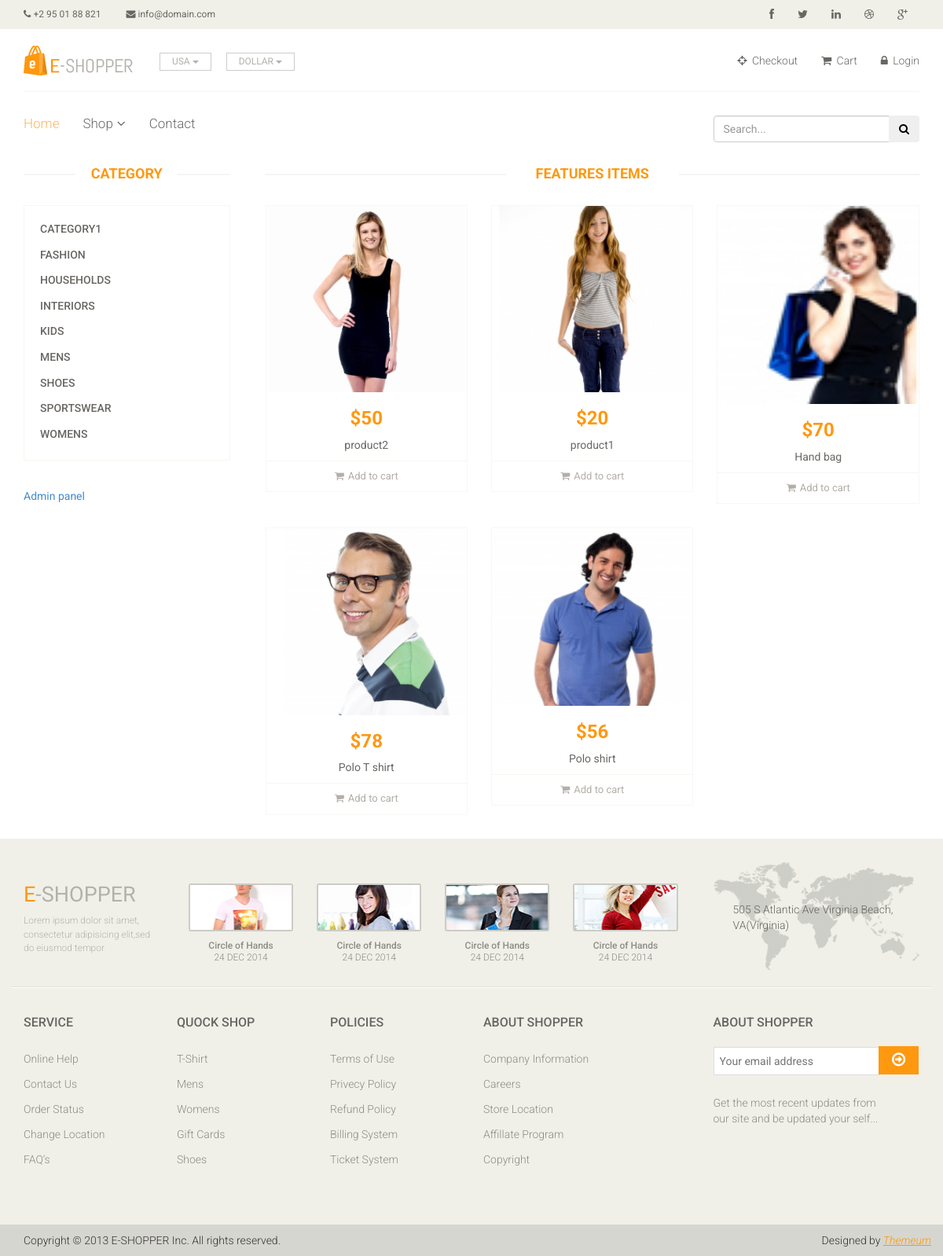
The page / on the database its author committed.
### eshopper/models.py (models this page shows, shortened)
class Category(models.Model):
	name = models.CharField(max_length=100,db_index=True)
	slug = models.SlugField(max_length=100, db_index=True, unique=True)
	parent_id = models.ForeignKey('self',db_index=True, blank=True, null=True)
	created_date = models.DateTimeField(auto_now_add=True)
	modify_date = models.DateTimeField(auto_now=True)
	created_by = models.ForeignKey(User, related_name='Category_created_by',
								   default=True)
	modified_by = models.ForeignKey(User, related_name='Category_modified_by',
									default=True)
	class Meta:
		ordering = ['name']
		verbose_name = 'category'
		verbose_name_plural = 'Categories'
	def get_absolute_url(self):
		return reverse('eshopper:product_list_by_category', args=[self.slug])

class Product(models.Model):
	name = models.CharField(max_length=100)
	slug = models.SlugField(max_length=100, db_index=True, unique=True)
	category = models.ForeignKey(Category, related_name='Products',
								 on_delete=models.CASCADE)
	short_description = RichTextField(max_length=100)
	long_description = RichTextField(blank=True, null=True)
	price = models.DecimalField(max_digits=14,decimal_places=0)
	special_price = models.DecimalField(max_digits=14,decimal_places=2,
										blank=True,null=True)
	special_price_from = models.DateField(null=True, blank=True)
	special_price_to = models.DateField(null=True, blank=True)
	quantity = models.PositiveIntegerField(default=0)
	available = models.BooleanField(default=False)
	created_by = models.ForeignKey(User, related_name='Product_created_by',
								   default=True)
	created_date = models.DateTimeField(auto_now_add=True)
	modified_by = models.ForeignKey(User, related_name='Product_modified_by',
									default=True)
	modified_date = models.DateTimeField(auto_now=True)
	class Meta:
		ordering = ['-created_date']
		index_together = (('id', 'slug'),)
	def get_absolute_url(self):
		return reverse('eshopper:product_detail',
						args=[self.id, self.slug])
	def get_product_images(self):
		return self.product_images.all()

class Product_images(models.Model):
	image_name = models.CharField(max_length=100)
	product = models.ForeignKey(Product, on_delete = models.CASCADE,
								db_index=True,
								related_name='product_images')
	created_date = models.DateTimeField(auto_now_add=True)
	modify_date = models.DateTimeField(auto_now=True)
	image = models.ImageField(upload_to='products/')

### eshopper/views.py (the view)
# urls.py: url(r'^$', views.product_list, name='product_list'),
def product_list(request, category_slug=None):
	category = None
	categories = Category.objects.all()
	products = Product.objects.filter(available=True)
	if category_slug:
		category = get_object_or_404(Category, slug=category_slug)
		products = products.filter(category=category)
	return render(request, 'eshopper/list.html',
				 {'category': category,
				  'categories': categories,
				  'products':products})

### eshopper/templates/eshopper/list.html (shortened to what this page needs)
{% extends "eshopper/base.html" %}
{% load static %}
{% block content %}
<section>
 <div class="container">
  <div class="row">
   <div class="col-sm-3">
    <div class="left-sidebar">
	 <h2>Category</h2>
	  <div class="panel-group category-products" id="accordian">
	   {% for c in categories %}
	    <div class="panel panel-default">
	     <div class="panel-heading">
		    <h4 class="panel-title">
		   <a href="{{ c.get_absolute_url }}">{{ c.name }}</a>
		  </h4>
		 </div>
	    </div>
	   {% endfor %}
	  </div>
	</div>
	<a href="/admin">Admin panel</a>
  </div>
   <div class="col-sm-9 padding-right">
    <div class="features_items">
     <h2 class="title text-center">Features Items</h2>
     {% for product in products %}
     <div class="col-sm-4">
	  <div class="product-image-wrapper">
	   <div class="single-products">
	    <div class="productinfo text-center">
	     <a href="{{ product.get_absolute_url }}">
	     	<img src="{% if product.get_product_images %}
	     			  {{ product.get_product_images.0.image.url }}
	     			  {% else %}
					  {% static 'images/404/404.png' %}
					  {% endif %}">
		 </a>
		 <h2>${{ product.price }}</h2>
		 <a href="{{ product.get_absolute_url }}"><p>{{ product.name }}</p></a>
		 <div class="choose">
		  <ul class="nav nav-pills nav-justified">
		   <li><a><i class="fa fa-shopping-cart"></i>Add to cart</a></li>
		  </ul>
		 </div>
		 <div class="product-overlay">
		  <div class="overlay-content">
		  </div>
	     </div>
	    </div>
	   </div>
	  </div>
	 </div>
     {% endfor %}
    </div>
   </div>
  </div>
 </div>
</section>
{% endblock content %}

### eshopper/static/css/main.css (style rules this page uses)
body { font-family: 'Roboto', sans-serif; background:; position: relative; font-weight:400px; }
ul li { list-style: none; }
a { -webkit-transition: 300ms; -moz-transition: 300ms; -o-transition: 300ms; transition: 300ms; }
h1, h2, h3, h4, h5, h6 { font-family: 'Roboto', sans-serif; }
.category-products { border: 1px solid #F7F7F0; margin-bottom: 35px; padding-bottom: 20px; padding-top: 15px; }
.left-sidebar h2, .brands_products h2 { color: #FE980F; font-family: 'Roboto', sans-serif; font-size: 18px; font-weight: 700; margin: 0 auto 30px; text-align: center; text-transform: uppercase; position: relative; z-index:3; }
.left-sidebar h2:after, h2.title:after { content: " "; position: absolute; border: 1px solid #f5f5f5; bottom:8px; left: 0; width: 100%; height: 0; z-index: -2; }
.left-sidebar h2:before { content: " "; position: absolute; background: #fff; bottom: -6px; width: 130px; height: 30px; z-index: -1; left: 50%; margin-left: -65px; }
h2.title:before { content: " "; position: absolute; background: #fff; bottom: -6px; width: 220px; height: 30px; z-index: -1; left: 50%; margin-left: -110px; }
.category-products .panel { background-color: #FFFFFF; border: 0px; border-radius: 0px; box-shadow:none; margin-bottom: 0px; }
.category-products .panel-default .panel-heading { background-color: #FFFFFF; border: 0 none; color: #FFFFFF; padding: 5px 20px; }
.category-products .panel-default .panel-heading .panel-title a { color: #696763; font-family: 'Roboto', sans-serif; font-size: 14px; text-decoration: none; text-transform: uppercase; }
.padding-right { padding-right: 0; }
.features_items { overflow:hidden; }
h2.title { color: #FE980F; font-family: 'Roboto', sans-serif; font-size: 18px; font-weight: 700; margin: 0 15px; text-transform: uppercase; margin-bottom: 30px; position: relative; }
.product-image-wrapper { border:1px solid #F7F7F5; overflow: hidden; margin-bottom:30px; }
.single-products { position: relative; }
.productinfo h2 { color: #FE980F; font-family: 'Roboto', sans-serif; font-size: 24px; font-weight: 700; }
.productinfo p { font-family: 'Roboto', sans-serif; font-size: 14px; font-weight: 400; color: #696763; }
.productinfo img { width: 100%; }
.productinfo { position:relative; }
.product-overlay { background:#FE980F; top: 0; display: none; height: 0; position: absolute; transition: height 500ms ease 0s; width: 100%; display: block; opacity:; }
.product-overlay .overlay-content { bottom: 0; position: absolute; bottom: 0; text-align: center; width: 100%; }
.choose { border-top: 1px solid #F7F7F0; }
.choose ul li a { color: #B3AFA8; font-family: 'Roboto', sans-serif; font-size: 13px; padding-left: 0; padding-right: 0; }
.choose ul li a i { margin-right:5px; }

### rows shown on the page
Category: name "CATEGORY1"
Category: name "FASHION"
Category: name "HOUSEHOLDS"
Category: name "INTERIORS"
Category: name "KIDS"
Category: name "MENS"
Category: name "SHOES"
Category: name "SPORTSWEAR"
Category: name "WOMENS"
Product: get_product_images.0.image (picture), price "50", name "product2"
Product: get_product_images.0.image (picture), price "20", name "product1"
Product: get_product_images.0.image (picture), price "70", name "Hand bag"
Product: get_product_images.0.image (picture), price "78", name "Polo T shirt"
Product: get_product_images.0.image (picture), price "56", name "Polo shirt"
